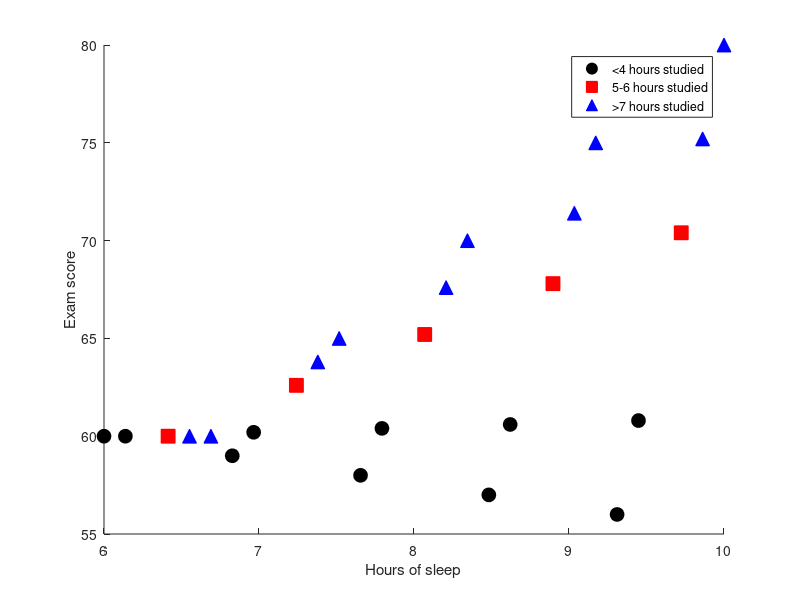
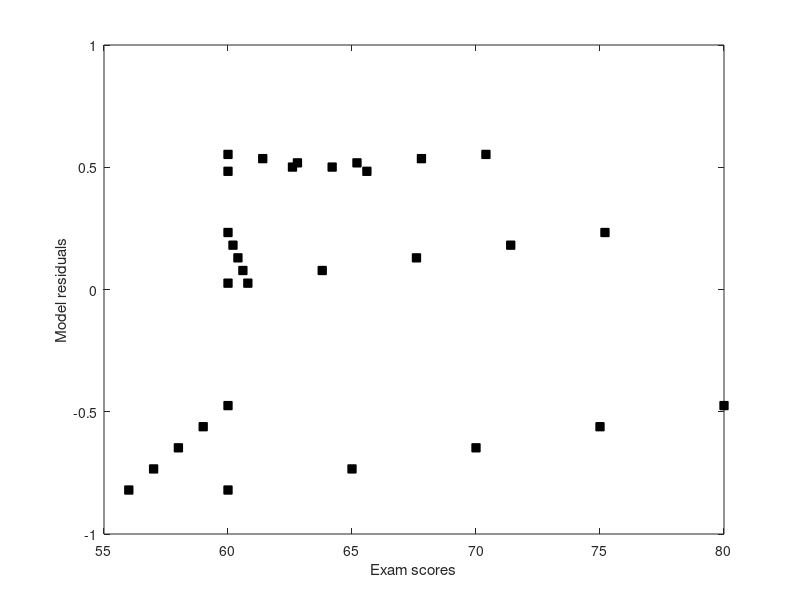

Reproduce these figures in MATLAB, in order. (Note: this script raises an error after producing the figures.)
%% Multiple Regression
%% example: Effects of sleep and study hours on exam scores
% create the data
exam_scores = [];
for ei=0:4
    exam_scores = [ exam_scores 60*ones(1,6)+linspace(-1,5,6)*ei ];
end

exam_scores = exam_scores'; % force column vector
hours_studied = repmat(linspace(2,8,6),1,5)';
ave_sleep_hrs = linspace(6,10,30)';

%% Plot the data
% stratify by hours studied
figure(1), hold on

% fewer than 4 hours studied
plotidx = hours_studied<4.1;
plot(ave_sleep_hrs(plotidx),exam_scores(plotidx),'ko','markerfacecolor','k','markersize',10)

% 5-6 hours studied
plotidx = hours_studied>4.9 & hours_studied<6.1;
plot(ave_sleep_hrs(plotidx),exam_scores(plotidx),'rs','markerfacecolor','r','markersize',10)

% more than 6 hours
plotidx = hours_studied>6;
plot(ave_sleep_hrs(plotidx),exam_scores(plotidx),'b^','markerfacecolor','b','markersize',10)

xlabel('Hours of sleep'), ylabel('Exam score')
legend({'<4 hours studied';'5-6 hours studied';'>7 hours studied'})

%% Compute the multiple regression
% First create the design matrix
desmat = [ ones(30,1) ave_sleep_hrs hours_studied ave_sleep_hrs.*hours_studied ];

[beta,b_CI,resids,rint,stats] = regress(exam_scores,desmat);

% stats vector is R2, F, p-val, error variance
stats

%% Inspect the residuals
figure(2)
plot(exam_scores,resids,'ks','markerfacecolor','k')
xlabel('Exam scores')
ylabel('Model residuals')

%% Using fitlm
% with explicit intercept
lm1 = fitlm(desmat,exam_scores,'VarNames',{'Intercept','Ave sleep','Study hours','Interaction','Exam scores'})

% without intercept
% lm2 = fitlm(desmat(:,2:end),exam_scores,'VarNames',{'Ave sleep','Studyhours','Interaction','Exam scores'});

% without interaction term
lm3 = fitlm(desmat(:,2:3),exam_scores,'VarNames',{'Ave sleep','Study hours','Exam scores'});

% Specify the model
lm4 = fitlm(desmat(:,2:3),exam_scores,'exam ~ sleep*study',...
    'VarNames',{'sleep','study','exam'});

%% Correlation of IVs
corr(desmat(:,2:end))
%% end.